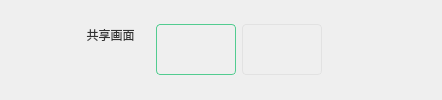
                  <widget class="QWidget" name="widget_screen_layout" native="true">
                   <layout class="QHBoxLayout" name="horizontalLayout_18">
                    <property name="spacing">
                     <number>6</number>
                    </property>
                    <property name="leftMargin">
                     <number>0</number>
                    </property>
                    <property name="topMargin">
                     <number>0</number>
                    </property>
                    <property name="rightMargin">
                     <number>0</number>
                    </property>
                    <property name="bottomMargin">
                     <number>0</number>
                    </property>
                    <item>
                     <spacer name="horizontalSpacer_38">
                      <property name="orientation">
                       <enum>Qt::Horizontal</enum>
                      </property>
                      <property name="sizeType">
                       <enum>QSizePolicy::Fixed</enum>
                      </property>
                      <property name="sizeHint" stdset="0">
                       <size>
                        <width>80</width>
                        <height>20</height>
                       </size>
                      </property>
                     </spacer>
                    </item>
                    <item>
                     <widget class="QWidget" name="widget_9" native="true">
                      <property name="minimumSize">
                       <size>
                        <width>0</width>
                        <height>51</height>
                       </size>
                      </property>
                      <property name="maximumSize">
                       <size>
                        <width>16777215</width>
                        <height>51</height>
                       </size>
                      </property>
                      <layout class="QVBoxLayout" name="verticalLayout_10">
                       <property name="spacing">
                        <number>0</number>
                       </property>
                       <property name="leftMargin">
                        <number>0</number>
                       </property>
                       <property name="topMargin">
                        <number>0</number>
                       </property>
                       <property name="rightMargin">
                        <number>0</number>
                       </property>
                       <property name="bottomMargin">
                        <number>0</number>
                       </property>
                       <item>
                        <widget class="QLabel" name="label_13">
                         <property name="minimumSize">
                          <size>
                           <width>56</width>
                           <height>0</height>
                          </size>
                         </property>
                         <property name="maximumSize">
                          <size>
                           <width>56</width>
                           <height>16777215</height>
                          </size>
                         </property>
                         <property name="styleSheet">
                          <string notr="true">color: rgb(51, 51, 51);
font: 12px &quot;微软雅黑&quot;;</string>
                         </property>
                         <property name="text">
                          <string>  共享画面</string>
                         </property>
                        </widget>
                       </item>
                       <item>
                        <spacer name="verticalSpacer_23">
                         <property name="orientation">
                          <enum>Qt::Vertical</enum>
                         </property>
                         <property name="sizeType">
                          <enum>QSizePolicy::Fixed</enum>
                         </property>
                         <property name="sizeHint" stdset="0">
                          <size>
                           <width>20</width>
                           <height>30</height>
                          </size>
                         </property>
                        </spacer>
                       </item>
                      </layout>
                     </widget>
                    </item>
                    <item>
                     <spacer name="horizontalSpacer_41">
                      <property name="orientation">
                       <enum>Qt::Horizontal</enum>
                      </property>
                      <property name="sizeType">
                       <enum>QSizePolicy::Fixed</enum>
                      </property>
                      <property name="sizeHint" stdset="0">
                       <size>
                        <width>14</width>
                        <height>20</height>
                       </size>
                      </property>
                     </spacer>
                    </item>
                    <item>
                     <widget class="CDisEnablePushButton" name="pushButton_top_layout">
                      <property name="minimumSize">
                       <size>
                        <width>80</width>
                        <height>51</height>
                       </size>
                      </property>
                      <property name="maximumSize">
                       <size>
                        <width>80</width>
                        <height>51</height>
                       </size>
                      </property>
                      <property name="styleSheet">
                       <string notr="true">
border:1px solid  rgb(82, 204, 144);
image: url(:/button/img/button/camera_top_layout.png);

padding:2px;border-radius:4px;</string>
                      </property>
                      <property name="text">
                       <string/>
                      </property>
                     </widget>
                    </item>
                    <item>
                     <widget class="CDisEnablePushButton" name="pushButton_normal_layout">
                      <property name="minimumSize">
                       <size>
                        <width>80</width>
                        <height>51</height>
                       </size>
                      </property>
                      <property name="maximumSize">
                       <size>
                        <width>80</width>
                        <height>51</height>
                       </size>
                      </property>
                      <property name="styleSheet">
                       <string notr="true">border:1px solid  rgb(226, 226, 226);image: url(:/button/img/button/camera_no_layout.png);padding:2px;border-radius:4px;</string>
                      </property>
                      <property name="text">
                       <string/>
                      </property>
                     </widget>
                    </item>
                    <item>
                     <spacer name="horizontalSpacer_43">
                      <property name="orientation">
                       <enum>Qt::Horizontal</enum>
                      </property>
                      <property name="sizeHint" stdset="0">
                       <size>
                        <width>40</width>
                        <height>20</height>
                       </size>
                      </property>
                     </spacer>
                    </item>
                    <item>
                     <spacer name="horizontalSpacer_39">
                      <property name="orientation">
                       <enum>Qt::Horizontal</enum>
                      </property>
                      <property name="sizeType">
                       <enum>QSizePolicy::Fixed</enum>
                      </property>
                      <property name="sizeHint" stdset="0">
                       <size>
                        <width>80</width>
                        <height>20</height>
                       </size>
                      </property>
                     </spacer>
                    </item>
                   </layout>
                  </widget>
